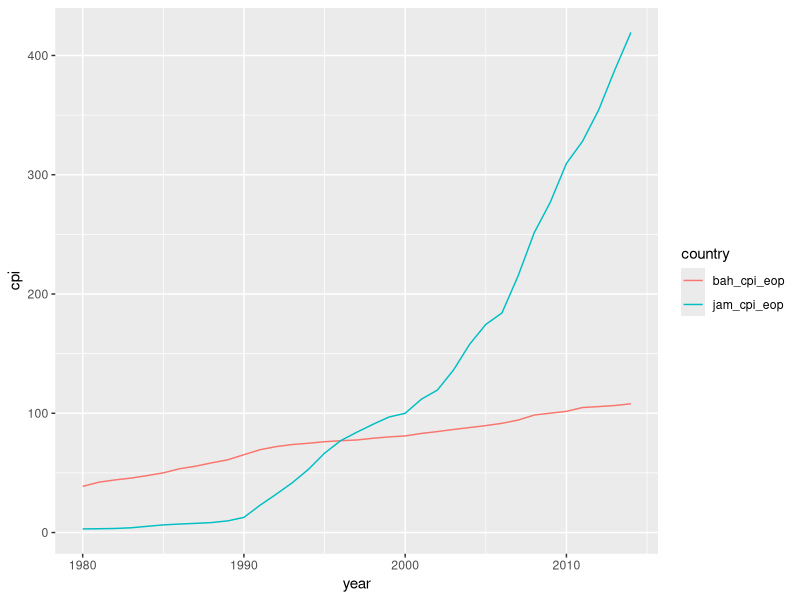
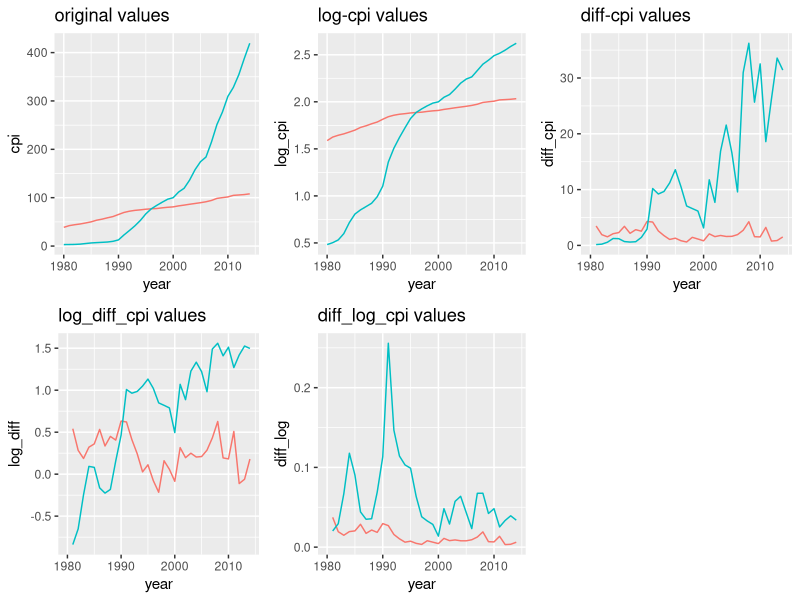
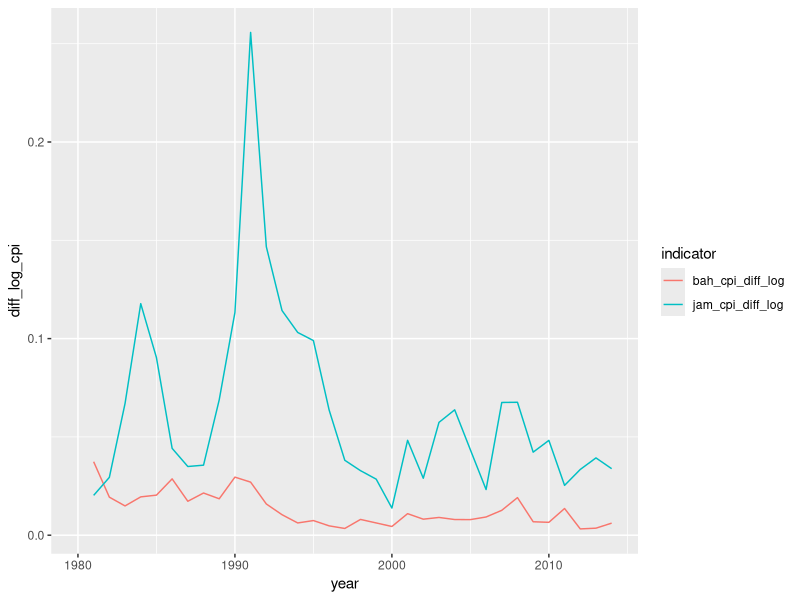
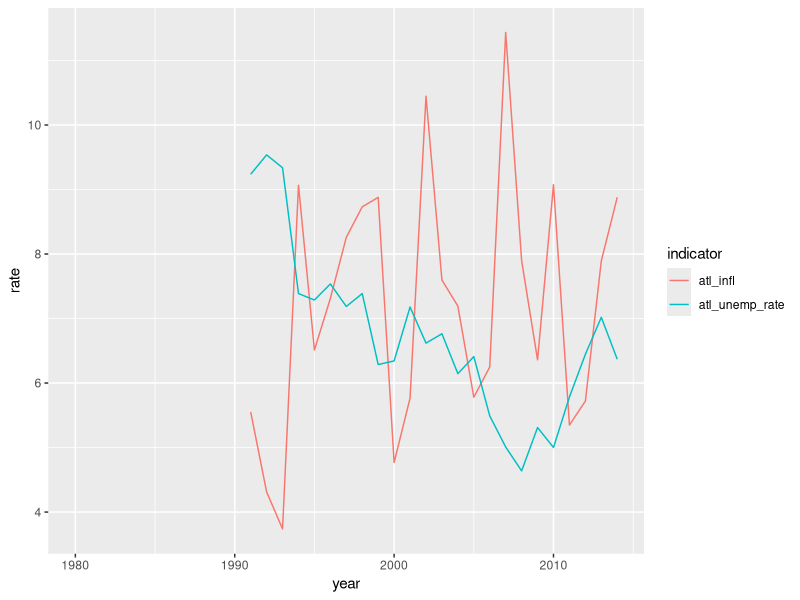
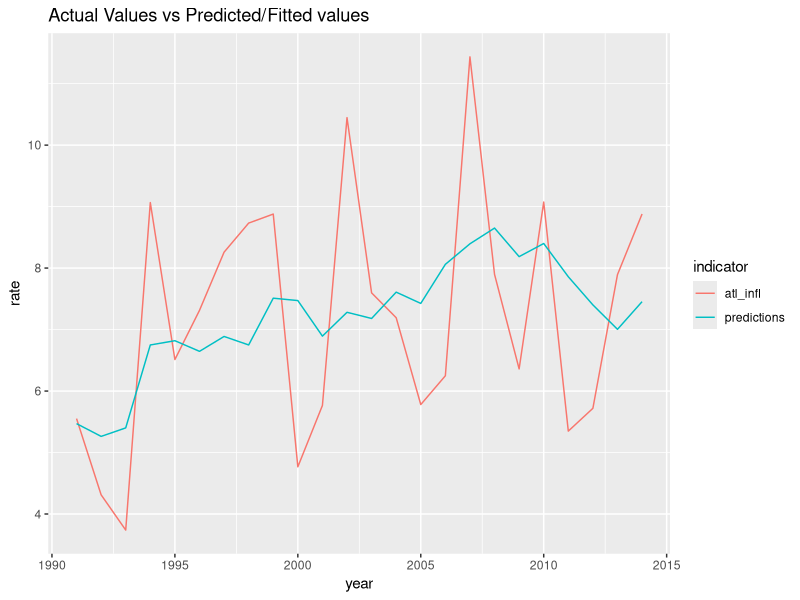
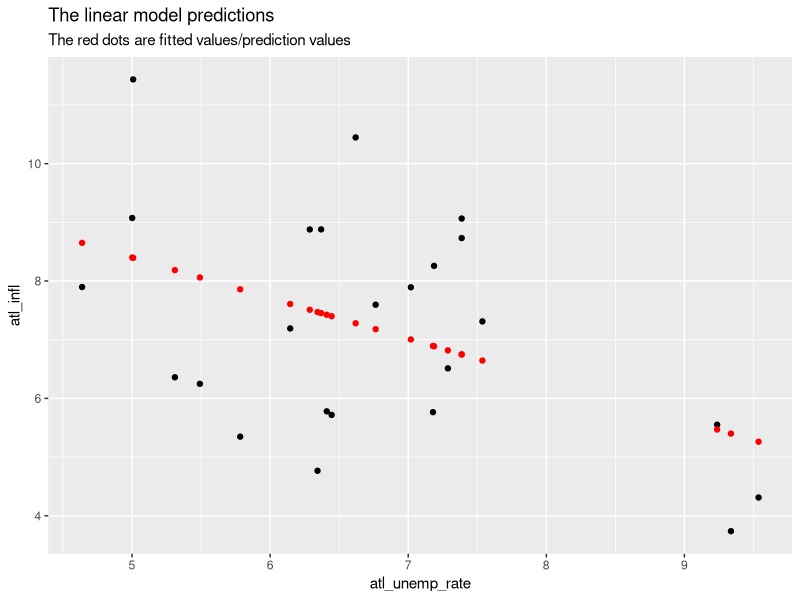

These figures' R source, in order:
## ---- chunk 1
knitr::opts_chunk$set(warning = F, message = F)
library(tidyverse)
library(ggpubr)
library(broom)
## ---- chunk 2
bahamas_tbl <- read_csv(file = "datasets/Module 2/Caribbean Islands Data/Module2_Caribbean_Assessment_File_Bahamas.csv")

# bahamas_tbl %>% View()

jam_tbl <- read_csv(file = "datasets/Module 2/Caribbean Islands Data/Module2_Caribbean_Assessment_File_Jamaica.csv")

bah_jam_cpi_tbl <- 
bahamas_tbl %>% 
        slice(-1) %>% 
        select(year = `...1`, bah_cpi_eop) %>% 
        left_join(jam_tbl %>% 
        slice(-1) %>% 
        select(year = `...1`, jam_cpi_eop)) %>% 
        mutate_all(.funs = as.numeric)
## ---- chunk 3
bah_jam_cpi_tbl %>% 
        pivot_longer(cols = c(-year), names_to = "country", values_to = "cpi") %>% 
        ggplot() + 
        geom_line(aes(x = year, y = cpi, color = country))
## ---- chunk 4
bah_jam_cpi_dlog_tbl <- 
bah_jam_cpi_tbl %>% 
        # mutate(across(.cols = c(bah_cpi_eop,jam_cpi_eop), .fns = log10)) 
        mutate(bah_cpi_log = log10(bah_cpi_eop), 
               jam_cpi_log = log10(jam_cpi_eop)) %>% 
        
        mutate(bah_cpi_log_lag = lag(bah_cpi_log),
               jam_cpi_log_lag = lag(jam_cpi_log)) %>% 
        
        mutate(bah_cpi_diff_log = bah_cpi_log - bah_cpi_log_lag, 
               jam_cpi_diff_log = jam_cpi_log - jam_cpi_log_lag) 
## ---- chunk 5
exp_tbl <- 
bah_jam_cpi_tbl %>% 
        # for log investigation
         mutate(bah_cpi_log = log10(bah_cpi_eop), 
               jam_cpi_log = log10(jam_cpi_eop)) %>%
        # for lag investigation 
        mutate(bah_cpi_lag = lag(bah_cpi_eop),
               jam_cpi_lag = lag(jam_cpi_eop)) %>% 
        mutate(bah_cpi_diff = bah_cpi_eop - bah_cpi_lag, 
               jam_cpi_diff = jam_cpi_eop - jam_cpi_lag) 
g1 <- 
    exp_tbl %>%    
         select(year, bah_cpi_eop, jam_cpi_eop) %>% 
         pivot_longer(cols = c(-year), 
                      names_to = "indicator", 
                      values_to = "cpi") %>%
        ggplot() + 
        geom_line(aes(x = year, y = cpi, color = indicator),
                  show.legend = F) + 
            ggtitle(label = "original values")

g2 <-     
   exp_tbl %>%    
         select(year, bah_cpi_log, jam_cpi_log) %>% 
         pivot_longer(cols = c(-year), 
                      names_to = "indicator", 
                      values_to = "log_cpi") %>%
        ggplot() + 
        geom_line(aes(x = year, y = log_cpi, color = indicator),
                  show.legend = F) + 
            ggtitle(label = "log-cpi values")
   
g3 <- 
        exp_tbl %>%    
         select(year, bah_cpi_diff, jam_cpi_diff) %>% 
         pivot_longer(cols = c(-year), 
                      names_to = "indicator", 
                      values_to = "diff_cpi") %>%
        ggplot() + 
        geom_line(aes(x = year, y = diff_cpi, color = indicator),
                  show.legend = F) + 
            ggtitle(label = "diff-cpi values")
 
g4 <-  
  exp_tbl %>% 
          mutate(bah_cpi_diff_log = log10(bah_cpi_diff),
                 jam_cpi_diff_log = log10(jam_cpi_diff)) %>% 
          select(year, bah_cpi_diff_log, jam_cpi_diff_log) %>% 
          pivot_longer(cols = -year,
                       names_to = "indicator",
                       values_to = "log_diff") %>% 
        ggplot() + 
        geom_line(aes(x = year, y = log_diff, color = indicator),
                  show.legend = F) + 
            ggtitle(label = "log_diff_cpi values")

g5 <-   
  exp_tbl %>% 
          mutate(bah_log_lag = lag(bah_cpi_log),
                 jam_log_lag = lag(jam_cpi_log)) %>% 
          mutate(bah_diff_log = bah_cpi_log - bah_log_lag, 
                 jam_diff_log = jam_cpi_log - jam_log_lag) %>% 
          select(year, bah_diff_log, jam_diff_log) %>% 
           pivot_longer(cols = -year,
                       names_to = "indicator",
                       values_to = "diff_log") %>% 
        ggplot() + 
        geom_line(aes(x = year, y = diff_log, color = indicator),
                  show.legend = F) + 
            ggtitle(label = "diff_log_cpi values")

ggpubr::ggarrange(g1,g2,g3,g4,g5)
## ---- chunk 6
bah_jam_cpi_dlog_tbl %>% 
        select(year, jam_cpi_diff_log, bah_cpi_diff_log) %>% 
        pivot_longer(cols = -year, names_to = "indicator", values_to = "diff_log_cpi" ) %>% 
        ggplot() + 
        geom_line(aes(x = year, y = diff_log_cpi, color = indicator ))
## ---- chunk 7
lm_1 <- 
        bah_jam_cpi_dlog_tbl %>% 
        lm(formula = bah_cpi_eop ~ jam_cpi_eop)

lm_2 <- 
        bah_jam_cpi_dlog_tbl %>% 
        lm(formula = bah_cpi_log ~ jam_cpi_log)

lm_3 <- 
        bah_jam_cpi_dlog_tbl %>% 
        lm(formula = bah_cpi_diff_log ~ jam_cpi_diff_log)



lm_glance_1 <- 
        lm_1 %>% 
        broom::glance() %>% 
        mutate(formula = "bah_cpi_eop ~ jam_cpi_eop")

lm_glance_2 <- 
        lm_2 %>% 
        broom::glance() %>% 
        mutate(formula = "bah_cpi_log ~ jam_cpi_log")

lm_glance_3 <- 
        lm_3 %>% 
        broom::glance() %>% 
        mutate(formula = "bah_cpi_diff_log ~ jam_cpi_diff_log")

lm_glance_tbl <- 
lm_glance_1 %>% 
        bind_rows(lm_glance_2) %>% 
        bind_rows(lm_glance_3) 


lm_tidy_1 <- 
        lm_1 %>% 
        broom::tidy()%>% 
        mutate(formula = "bah_cpi_eop ~ jam_cpi_eop")

lm_tidy_2 <- 
        lm_2 %>% 
        broom::tidy() %>% 
        mutate(formula = "bah_cpi_log ~ jam_cpi_log")


lm_tidy_3 <- 
        lm_3 %>% 
        broom::tidy() %>% 
        mutate(formula = "bah_cpi_diff_log ~ jam_cpi_diff_log")

lm_tidy_tbl <- 
lm_tidy_1 %>% 
        bind_rows(lm_tidy_2) %>% 
        bind_rows(lm_tidy_3)
## ---- chunk 8
jam_inflation_tbl <- 
bah_jam_cpi_tbl %>% 
        # mutate(jam_cpi_diff = c(NA,diff(jam_cpi_eop))) %>% 
        mutate(jam_cpi_eop_lag = lag(jam_cpi_eop)) %>% 
        mutate(jam_cpi_diff = jam_cpi_eop - jam_cpi_eop_lag) %>% 
        mutate(inflation = jam_cpi_diff / jam_cpi_eop_lag) %>% 
        select(- bah_cpi_eop)


jam_inflation_tbl %>% 
        slice_max(order_by = inflation, n = 1 )

## ---- chunk 9
atlantis_tbl <- read_csv("datasets/Module 2/Caribbean Islands Data/Module2_Caribbean_Assessment_File_Atlantis.csv")

atlantis_tbl <- 
atlantis_tbl %>% 
        slice(-1) %>% 
        rename(year = ...1 ) %>% 
        mutate_all(.funs = as.numeric)

atlantis_tbl %>% 
        select(year, atl_infl, atl_unemp_rate) %>% 
        pivot_longer(cols = -year, names_to = "indicator", values_to = "rate" ) %>% 
        ggplot() + 
        geom_line(aes(x = year, y = rate, color = indicator)) 


infl_unemp_lm <- lm(formula = atl_infl ~ atl_unemp_rate, data = atlantis_tbl )

infl_unemp_lm %>% broom::glance()

infl_unemp_lm %>% broom::tidy()

atlantis_tbl %>% 
        select(year, atl_infl) %>%
        filter(complete.cases(.)) %>%
        mutate(predictions = infl_unemp_lm$fitted.values) %>% 
        pivot_longer(cols = -year, names_to = "indicator", values_to = "rate") %>%
        ggplot() + 
        geom_line(aes(x = year, y = rate, color = indicator)) + 
        ggtitle("Actual Values vs Predicted/Fitted values")


atlantis_tbl %>% 
        select(year, atl_infl, atl_unemp_rate) %>%
        filter(complete.cases(.)) %>%
        mutate(predictions = infl_unemp_lm$fitted.values) %>%  
        # arrange(predictions) %>% 
        # mutate(id = row_number()) %>% 
        ggplot() + 
        geom_point(aes(x = atl_unemp_rate, y = atl_infl)) + 
        geom_point(aes(x = atl_unemp_rate, y = predictions), color = "red") + 
        ggtitle("The linear model predictions", "The red dots are fitted values/prediction values")

## ---- chunk 10
atl_lm_lagged_unemp <- 
atlantis_tbl %>% 
        mutate(atl_unemp_rate_lag1 = lag(atl_unemp_rate)) %>%
        lm(formula = atl_infl ~ atl_unemp_rate + atl_unemp_rate_lag1)

atl_lm_lagged_unemp %>% broom::glance()

atl_lm_lagged_unemp %>% broom::tidy()
## ---- chunk 11
atl_lm_dynamic <- 
atlantis_tbl %>% 
        mutate(atl_inf_rate_lagged = lag(atl_infl)) %>%
        lm(formula = atl_infl ~ atl_unemp_rate + atl_inf_rate_lagged)

atl_lm_dynamic %>% broom::glance()
atl_lm_dynamic %>% broom::tidy()
## ---- chunk 12
# install.packages("car")
library(car)

car::durbinWatsonTest(atl_lm_dynamic)
car::durbinWatsonTest(atl_lm_lagged_unemp)
## ---- chunk 13
atl_lm_dynamic_2 <- 
atlantis_tbl %>% 
        mutate(atl_inf_rate_lagged = lag(atl_infl)) %>%
        mutate(atl_unemp_rate_lagged = lag(atl_unemp_rate)) %>% 
        lm(formula = atl_infl ~ atl_unemp_rate + atl_inf_rate_lagged + atl_unemp_rate_lagged)

atl_lm_dynamic_2 %>% broom::glance()
atl_lm_dynamic_2 %>% broom::tidy()
## ---- chunk 14
# install.packages("lmtest")
bg_test_tbl <- atlantis_tbl %>% 
        mutate(atl_inf_rate_lagged = lag(atl_infl)) %>%
        mutate(atl_unemp_rate_lagged = lag(atl_unemp_rate)) 

lmtest::bgtest(formula = atl_infl ~ atl_unemp_rate + atl_inf_rate_lagged + atl_unemp_rate_lagged, order = 3,data = bg_test_tbl) 
